Frame 1 (no input): blank canvas, image omitted
Frame 60 (the mouse pressed at the canvas centre just before this capture): blank canvas, image omitted
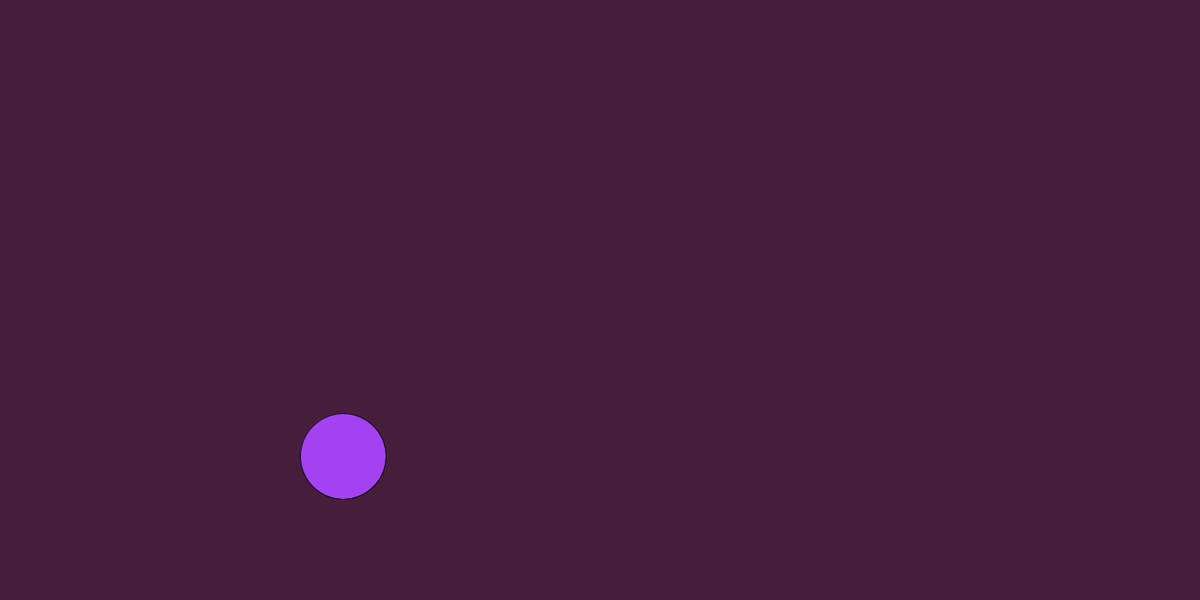
Frame 120 (the mouse held since frame 60 and released just before this capture)

The Processing sketch whose frames 1 and 60 were blank and that drew this single picture after the mouse press (run headless with seeded random() and noise(); from frame 60 on, the mouse is pressed at the canvas centre):

// Processing sketch: BouncingBallsList
// ── BouncingBallsList.pde

ArrayList<Ball> ballGroup = new ArrayList<Ball>();



void setup(){
    size(1400,700);
}

void draw(){
    background(70,30,60);

    for (Ball theBall : ballGroup ){

        theBall.move();
        for (Ball otherBall : ballGroup){
            if (theBall != otherBall){
            theBall.collision(otherBall);
            }

        }
        theBall.display();
    }
}

void mousePressed() {

    ballGroup.add(new Ball(mouseX, mouseY, 100, width, height));

}
// ── Ball.pde
class Ball {
    int x, y, d;
    int cr, cg, cb;
    int dx, dy;
    int width, height;

    Ball(int ballx, int bally, int balld, int windowW, int windowH){
        x = ballx;
        y = bally;
        d = balld;
        cr = int( random(0, 255));
        cg = int( random(0, 255));
        cb = int( random(0, 255));
        width = windowW;
        height = windowH;

        dx = int( random(-10,10));
        dy = int( random(-10,10));
    }

    void display(){
        fill(cr,cg,cb);
        circle(x,y,d);
    }
    void move(){
        x = x+dx;
        y = y+ dy;

        if(x <= 0 + (d/2) || x >= width-(d/2) ){
            dx = dx*-1;
        }
        if (y <= 0 +(d/2) || y>= height-(d/2) ){
            dy = dy*-1;
        }
    }
    void collision(Ball otherBall){
        double distanceApart = dist(x, y, otherBall.x, otherBall.y);

        if (distanceApart <= d){
            int tempdx = dx;
            int tempdy = dy;

            dx = otherBall.dx;
            dy = otherBall.dy;

            otherBall.dx = tempdx;
            otherBall.dy = tempdy;
        }
    }
}
